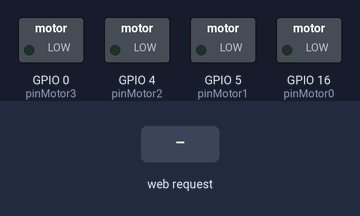
Simulated run of this sketch. Board: ESP8266 (NodeMCU). On the bench: switched loads named in the sketch (green lamp = pin HIGH). The test bench sets the inputs (shaded band). WiFi joins after 1.5 s; servers stay silent unless stated; what the sketch prints to the serial monitor is not drawn.

Above: at 2.7 s.
2.8 s: HTTP request GET /run?w0=1 received
At 3.5 s:
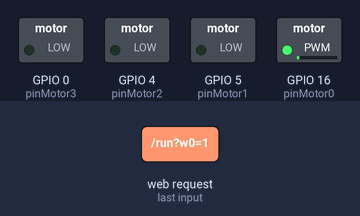
4.3 s: HTTP request GET /run?w0=120 received
At 4.6 s:
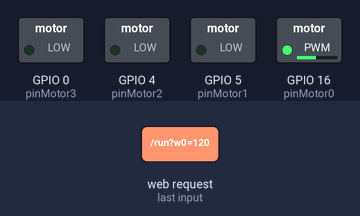
5.8 s: HTTP request GET /run?w1=1 received
At 6.9 s:
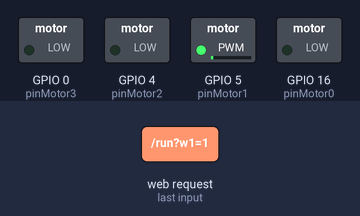
7.3 s: HTTP request GET /run?w1=120 received
At 8.0 s:
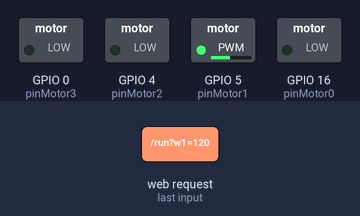
8.8 s: HTTP request GET /run?w2=1 received
At 9.2 s:
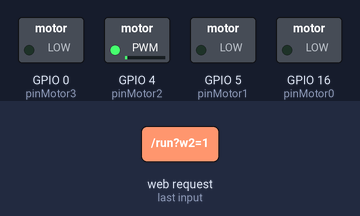
10.3 s: HTTP request GET /run?w2=120 received
At 11.5 s:
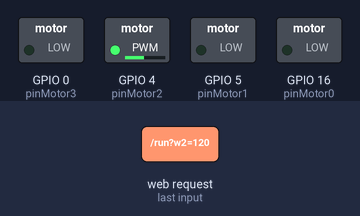
Timing chart, 0 to 12.8 s (numbered marks = the images above; inputs shaded):
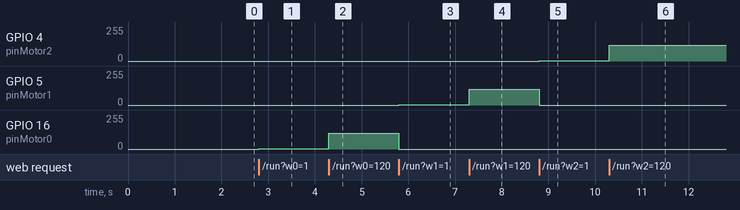

Measured:
- after the input at 2.8 s, GPIO 16 (pinMotor0): 0/255 → 1/255 at once
- after the input at 4.3 s, GPIO 16 (pinMotor0): 1/255 → 120/255 at once
- after the input at 5.8 s, GPIO 5 (pinMotor1): 0/255 → 1/255 at once; GPIO 16 (pinMotor0): 120/255 → 0/255 at once
- after the input at 7.3 s, GPIO 5 (pinMotor1): 1/255 → 120/255 at once
- after the input at 8.8 s, GPIO 4 (pinMotor2): 0/255 → 1/255 at once; GPIO 5 (pinMotor1): 120/255 → 0/255 at once
- after the input at 10.3 s, GPIO 4 (pinMotor2): 1/255 → 120/255 at once

The sketch:

carUpgradeEspOutside.ino
```cpp
#include <ESP8266WiFi.h>
#include <ESP8266WebServer.h>

#define pinMotor0 16 //Fio Vermelho
#define pinMotor1 5  //Fio Preto
#define pinMotor2 4  //Fio Verde
#define pinMotor3 0  //Fio Amarelo

IPAddress staticIP(192, 168, 0, 69);
IPAddress gateway(192, 168, 0, 1);   //IP Address of your WiFi Router (Gateway)
IPAddress subnet(255, 255, 255, 0);  //Subnet mask
IPAddress dns(8, 8, 8, 8);  //DNS
const char* deviceName = "esp'Ael";
ESP8266WebServer server(80); //Server on port 80
void setup() {


  pinMode(pinMotor0, OUTPUT);
  pinMode(pinMotor1, OUTPUT);
  pinMode(pinMotor2, OUTPUT);
  pinMode(pinMotor3, OUTPUT);
  digitalWrite(pinMotor0, LOW);
  digitalWrite(pinMotor1, LOW);
  digitalWrite(pinMotor2, LOW);
  digitalWrite(pinMotor3, LOW);
  //Serial.begin(115200);
  delay(1);

  WiFi.begin("Ric Net", "jrspcmcs03"); //Connect to the WiFi network
  WiFi.disconnect();
  WiFi.config(staticIP, subnet, gateway, dns);
  WiFi.hostname(deviceName);
  WiFi.begin("Ric Net", "jrspcmcs03");
  while (WiFi.status() != WL_CONNECTED) { //Wait for connection
    delay(500);
    //Serial.println("Waiting to connect…");
  }
  //Serial.print("IP address: ");
  //Serial.println(WiFi.localIP()); //Print the local IP

  server.on("/run", run);
  server.on("/hi", hi);
  server.begin(); //Start the server
  Serial.begin(9600);
  Serial.println("Server listening");
  Serial.println(WiFi.localIP());

}
void run(){
  String w0 = server.arg("w0");
  String w1 = server.arg("w1");
  String w2 = server.arg("w2");
  String w3 = server.arg("w3");
  /*digitalWrite(pinMotor0,w0.toInt());
  digitalWrite(pinMotor1,w1.toInt());
  digitalWrite(pinMotor2,w2.toInt());
  digitalWrite(pinMotor3,w3.toInt());*/

  /*digitalWrite(pinMotor0,w0.toInt());
  digitalWrite(pinMotor1,w1.toInt());
  digitalWrite(pinMotor2,w2.toInt());
  digitalWrite(pinMotor3,w3.toInt());*/
  analogWrite(pinMotor0,w0.toInt());
  analogWrite(pinMotor1,w1.toInt());
  analogWrite(pinMotor2,w2.toInt());
  analogWrite(pinMotor3,w3.toInt());


  //Serial.print(w0.toInt());
  //Serial.print(w1.toInt());
  //Serial.print(w2.toInt());
  //Serial.println(w3.toInt());
  String t = "Estados das entradas: ";

  t+= w0.toInt();
  t+= w1.toInt();
  t+= w2.toInt();
  t+= w3.toInt();

  server.send(200, "text", t);
}

void hi(){
  String a = "<h1>Ola, estou com voce e nao largo ^^</h1>";
  String t = "<h1>Car updated ^^</h1><h2 style=\"color:blue\">";
  int w0 = digitalRead(pinMotor0);
  int w1 = digitalRead(pinMotor1);
  int w2 = digitalRead(pinMotor2);
  int w3 = digitalRead(pinMotor3);
  t += w0;
  t += w1;
  t += w2;
  t += w3;
  t += "</h2>";
  server.send(200, "text/html", a+t);
}

void loop() {
  server.handleClient();
}

//String t = "<h1>Car updated ^^</h1> ";//+"<h2>" + w0.toInt() + w1.toInt() + w2.toInt() + w3.toInt() + "</h2>";
  //t+= "</h2>";
  //server.send(200, "text/html", t);
  //t+= "<h2>";
```
